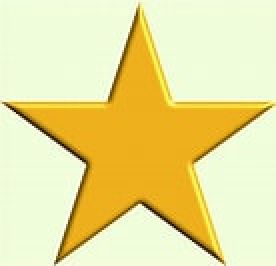
#> input picture star.jpg, 138 x 133 px (shown 2 times larger)
$ python coutours.py
#> lines starting #> are read from the running program, lines starting #| are printed output that depends on the picture; after the words box and inside, x2 and y2 are one past the last pixel; in counts of white or black regions, pixels touching at a corner belong together
import numpy as np
import cv2 as cv
img = cv.imread('star.jpg',0)
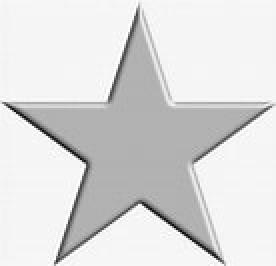
#> img: shape (133, 138) (shown 2 times larger); min 8, max 255, mean 220.1
ret,thresh = cv.threshold(img,127,255,0)
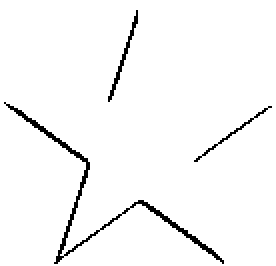
#> thresh: shape (133, 138) (shown 2 times larger); 97% white; black in thin lines or dots
contours,hierarchy = cv.findContours(thresh, 1, 2)
#> contours = 13 contours, 5 with area under 20; largest, box (x1, y1, x2, y2) and area: (0, 0, 138, 133) 18084, (2, 51, 46, 133) 311, (64, 99, 113, 133) 177, (53, 4, 70, 52) 134, (31, 114, 51, 129) 48, (108, 58, 128, 73) 48, (49, 106, 62, 116) 29, (100, 71, 110, 79) 21
cnt = contours[0]
#> cnt = contour of 22 points, box (x1, y1, x2, y2) (31, 114, 51, 129), area 48
M = cv.moments(cnt)
#> M = moments, m00 48, centre m10/m00, m01/m00 = (40.5, 121)
print( M )
#> (printed output is left out)

area = cv.contourArea(cnt)
#> area = 48

#> (the run stopped early here; a loop or call above may not have finished)
